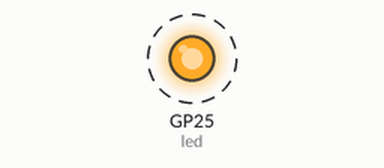
This program was run on a simulated Raspberry Pi Pico running MicroPython. Shown: output pins drawn as LEDs (lit = HIGH). Dashed ring = blinking.

Above: at 0.2 s.
Timing chart, 0 to 3.0 s (numbered marks = the images above):
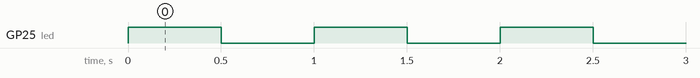

Measured:
- by itself, GP25 (led): alternates HIGH for 0.50 s and LOW for 0.50 s

The program:

Blink.py
```python
from machine import Pin # Import Pin library
import utime # Import utime library

led = Pin("LED", Pin.OUT)

while True: # Loop forever
    led.value(1) # Set Pin 25 to high
    utime.sleep(0.5) # Wait 0.5 second
    led.value(0) # Set Pin 25 to low
    utime.sleep(0.5) # Wait 0.5 second
```
